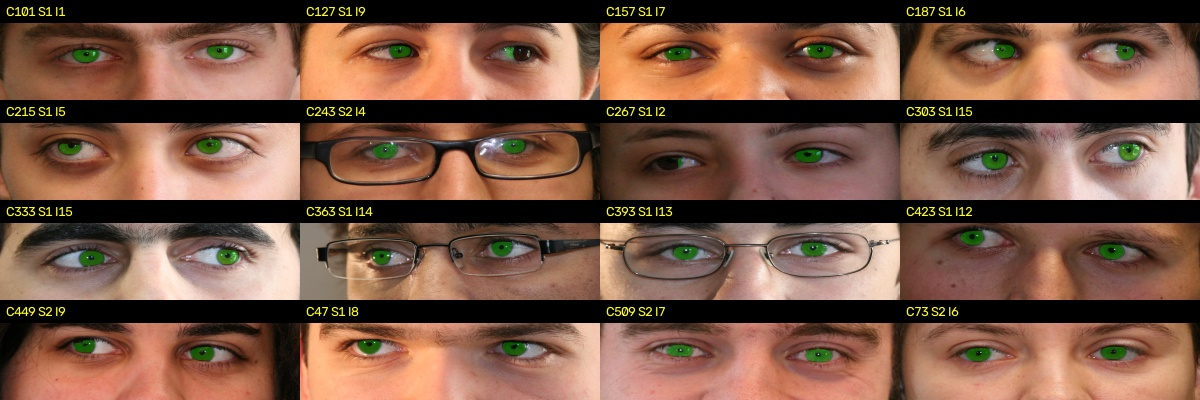
#> input picture reports/contact_sheet.jpg, 1200 x 400 px; its folder holds only this picture in this run
$ python -i iris_region.py   (imports and definitions only)
#> lines starting #> are read from the running program, lines starting #| are printed output that depends on the picture; after the words box and inside, x2 and y2 are one past the last pixel; in counts of white or black regions, pixels touching at a corner belong together
### config.py
import os
from pathlib import Path

# Base Paths
BASE_DIR = Path(__file__).resolve().parent

# Dataset path: environment variable takes precedence, fallback to local project data directories
candidate_paths = [
    Path(os.environ["IRIS_DATASET_DIR"]) if os.environ.get("IRIS_DATASET_DIR") else None,
    BASE_DIR / "data" / "ubipr2" / "both_eyes",
    BASE_DIR / "data" / "both_eyes",
    BASE_DIR / "data",
]
candidate_paths = [p for p in candidate_paths if p is not None and str(p) not in ("", ".")]
DEFAULT_DATASET_DIR = next(
    (p for p in candidate_paths if p.exists() and any(p.glob("*.jpg"))),
    BASE_DIR / "data" / "ubipr2" / "both_eyes"
)
DATASET_DIR = Path(os.environ["IRIS_DATASET_DIR"]) if os.environ.get("IRIS_DATASET_DIR") else DEFAULT_DATASET_DIR

# Output directories
REPORTS_DIR = BASE_DIR / "reports"
ARTIFACTS_DIR = BASE_DIR / "artifacts"
MODELS_DIR = ARTIFACTS_DIR / "models"
TEMPLATES_DIR = ARTIFACTS_DIR / "templates"
OUTPUTS_DIR = BASE_DIR / "outputs"
RESULTS_DIR = OUTPUTS_DIR / "results"
FIGURES_DIR = OUTPUTS_DIR / "figures"
STATIC_DIR = BASE_DIR / "static"
CHARTS_DIR = STATIC_DIR / "charts"

# Ensure runtime directories exist
for p in [REPORTS_DIR, ARTIFACTS_DIR, MODELS_DIR, TEMPLATES_DIR, OUTPUTS_DIR, RESULTS_DIR, FIGURES_DIR, STATIC_DIR, CHARTS_DIR]:
    p.mkdir(parents=True, exist_ok=True)

# Dataset specifications
IGNORE_PATTERNS = {".DS_Store", "Thumbs.db"}
IGNORE_PREFIXES = ("._", ".")
VALID_IMAGE_EXTS = {".jpg", ".jpeg", ".png", ".bmp"}

# UBIPR ground truth mask pixel class mappings
MASK_CLASS_BG_SKIN = 0
MASK_CLASS_IRIS = 85
MASK_CLASS_SCLERA = 170
MASK_CLASS_EYEBROWS = 255

# Normalization standards
NORMALIZED_HEIGHT = 64
NORMALIZED_WIDTH_PER_EYE = 256
NORMALIZED_WIDTH_COMBINED = 512

# Methods & hyperparameter defaults
DEFAULT_RANDOM_SEED = 42
DEFAULT_ENROLLMENT_SIZES = [1, 3, 5, 10]
DEFAULT_KNN_NEIGHBORS = 3
DEFAULT_KNN_METRIC = "euclidean"
DEFAULT_SVM_KERNEL = "linear"
DEFAULT_SVM_C = 1.0

# Gabor Iris Code parameters
GABOR_NUM_FILTERS = 4
GABOR_FREQUENCIES = [0.1, 0.2]

# Flask App Configuration
FLASK_HOST = os.environ.get("IRIS_HOST", "127.0.0.1")
FLASK_PORT = int(os.environ.get("IRIS_PORT", 5000))
MAX_CONTENT_LENGTH = 32 * 1024 * 1024  # 32 MB max upload
SECRET_KEY = os.environ.get("IRIS_SECRET_KEY", "iris-biometric-secret-key-2026")

### src/segmentation/iris_region.py
from dataclasses import dataclass
from typing import List, Optional, Tuple
import cv2
import numpy as np

from config import MASK_CLASS_IRIS


@dataclass
class IrisRegion:
    eye_idx: int
    center: Tuple[float, float]
    radius: float
    bbox: Tuple[int, int, int, int]  # (x, y, w, h)
    patch: np.ndarray
    mask_patch: Optional[np.ndarray] = None


@dataclass
class SegmentationResult:
    success: bool
    regions: List[IrisRegion]
    method: str
    message: str


def _extract_crop_patch(
    img: np.ndarray,
    cx: float,
    cy: float,
    radius: float,
    mask: Optional[np.ndarray] = None
) -> Tuple[np.ndarray, Optional[np.ndarray]]:
    """
    Safely crops a square region centered at (cx, cy) with side = 2 * r_crop.
    Applies boundary reflection/padding if near edges.
    """
    h_img, w_img = img.shape[:2]
    r_crop = int(max(radius * 1.35, 20))
    cx_i, cy_i = int(round(cx)), int(round(cy))

    x1 = cx_i - r_crop
    y1 = cy_i - r_crop
    x2 = cx_i + r_crop
    y2 = cy_i + r_crop

    # Compute padding if crop extends outside image boundaries
    pad_top = max(0, -y1)
    pad_bottom = max(0, y2 - h_img)
    pad_left = max(0, -x1)
    pad_right = max(0, x2 - w_img)

    valid_y1 = max(0, y1)
    valid_y2 = min(h_img, y2)
    valid_x1 = max(0, x1)
    valid_x2 = min(w_img, x2)

    cropped = img[valid_y1:valid_y2, valid_x1:valid_x2]
    if pad_top > 0 or pad_bottom > 0 or pad_left > 0 or pad_right > 0:
        cropped = cv2.copyMakeBorder(
            cropped, pad_top, pad_bottom, pad_left, pad_right,
            cv2.BORDER_REPLICATE
        )

    cropped_mask = None
    if mask is not None:
        m_cropped = mask[valid_y1:valid_y2, valid_x1:valid_x2]
        if pad_top > 0 or pad_bottom > 0 or pad_left > 0 or pad_right > 0:
            m_cropped = cv2.copyMakeBorder(
                m_cropped, pad_top, pad_bottom, pad_left, pad_right,
                cv2.BORDER_CONSTANT, value=0
            )
        cropped_mask = m_cropped

    return cropped, cropped_mask


# [54 lines left out: function segment_iris_from_mask, not called in this run]


def _detect_iris_in_subimage(
    sub_img: np.ndarray,
    x_offset: int = 0
) -> Optional[IrisRegion]:
    """
    Robust iris detector for an ocular subimage (e.g. left or right half of periocular face).
    Focuses on the anatomical eye band to prevent false detections in eyebrows and hair.
    """
    h_sub, w_sub = sub_img.shape[:2]

    # Focus on the anatomical eye band: excludes eyebrows (top 42%) and lower face (bottom 30%)
    # In UBIPr, iris center is strictly within Y in [0.45 * H, 0.65 * H], mean = 0.548 * H
    y1 = int(h_sub * 0.40)
    y2 = int(h_sub * 0.72)
    x1 = int(w_sub * 0.20)
    x2 = int(w_sub * 0.85)

    roi = sub_img[y1:y2, x1:x2]
    gray_roi = cv2.cvtColor(roi, cv2.COLOR_BGR2GRAY) if roi.ndim == 3 else roi
    blurred = cv2.GaussianBlur(gray_roi, (7, 7), 1.5)

    # In UBIPr, iris radius is strictly within [0.075 * H, 0.145 * H], mean = 0.111 * H
    min_r = max(14, int(h_sub * 0.075))
    max_r = max(min_r + 4, int(h_sub * 0.145))

    # Stage 1: Hough Circle Transform with inner pupil brightness verification
    circles = cv2.HoughCircles(
        blurred, cv2.HOUGH_GRADIENT, dp=1.0, minDist=min_r * 2,
        param1=45, param2=18, minRadius=min_r, maxRadius=max_r
    )

    best_c = None
    if circles is not None and len(circles) > 0:
        min_brightness = 999.0
        for c in circles[0]:
            cx_r, cy_r, r = c[0], c[1], c[2]
            # Verify pupil darkness inside inner circle
            mask_disk = np.zeros_like(gray_roi, dtype=np.uint8)
            cv2.circle(mask_disk, (int(cx_r), int(cy_r)), int(max(4, r * 0.4)), 255, -1)
            mean_b = cv2.mean(gray_roi, mask=mask_disk)[0]
            if mean_b < min_brightness:
                min_brightness = mean_b
                best_c = (cx_r, cy_r, r)

    # Stage 2: Dark circular contour search if Hough missed
    if best_c is None:
        p12 = np.percentile(blurred, 12)
        _, dark_thresh = cv2.threshold(blurred, p12, 255, cv2.THRESH_BINARY_INV)
        kernel = cv2.getStructuringElement(cv2.MORPH_ELLIPSE, (5, 5))
        cleaned = cv2.morphologyEx(dark_thresh, cv2.MORPH_OPEN, kernel, iterations=2)
        contours, _ = cv2.findContours(cleaned, cv2.RETR_EXTERNAL, cv2.CHAIN_APPROX_SIMPLE)

        best_score = -1.0
        for cnt in contours:
            area = cv2.contourArea(cnt)
            if area < np.pi * (min_r * 0.4) ** 2:
                continue
            (cx_r, cy_r), r = cv2.minEnclosingCircle(cnt)
            if r < min_r or r > max_r:
                continue
            perimeter = cv2.arcLength(cnt, True)
            if perimeter == 0:
                continue
            circ = 4 * np.pi * (area / (perimeter * perimeter))
            score = circ * area
            if score > best_score:
                best_score = score
                best_c = (cx_r, cy_r, r)

    # Stage 3: Anatomical center fallback
    if best_c is not None:
        cx = best_c[0] + x1
        cy = best_c[1] + y1
        radius = float(best_c[2])
    else:
        cx = (x1 + x2) / 2.0
        cy = (y1 + y2) / 2.0
        radius = float((min_r + max_r) / 2.0)

    patch, _ = _extract_crop_patch(sub_img, cx, cy, radius)

    # Synthesize clean annular iris mask (Class 85: Iris ring; 0: Pupil & Sclera)
    mask_patch = np.zeros(patch.shape[:2], dtype=np.uint8)
    pcx, pcy = patch.shape[1] / 2.0, patch.shape[0] / 2.0
    cv2.circle(mask_patch, (int(pcx), int(pcy)), int(radius), MASK_CLASS_IRIS, -1)
    cv2.circle(mask_patch, (int(pcx), int(pcy)), int(radius * 0.32), 0, -1)  # Exclude pupil

    return IrisRegion(
        eye_idx=0,
        center=(float(cx + x_offset), float(cy)),
        radius=float(radius),
        bbox=(int(cx - radius + x_offset), int(cy - radius), int(2 * radius), int(2 * radius)),
        patch=patch,
        mask_patch=mask_patch
    )


def segment_iris_automated(img: np.ndarray) -> SegmentationResult:
    """
    Automated iris detector for unsegmented raw images.
    Handles both-eyes wide strips as well as single-eye crops.
    """
    h, w = img.shape[:2]
    aspect_ratio = w / h

    regions = []
    if aspect_ratio >= 1.4:
        # Wide periocular strip with both eyes
        mid_x = w // 2
        left_half = img[:, :mid_x]
        right_half = img[:, mid_x:]

        r1 = _detect_iris_in_subimage(left_half, x_offset=0)
        if r1:
            r1.eye_idx = 0
            regions.append(r1)

        r2 = _detect_iris_in_subimage(right_half, x_offset=mid_x)
        if r2:
            r2.eye_idx = 1
            regions.append(r2)
    else:
        # Single eye crop
        r = _detect_iris_in_subimage(img, x_offset=0)
        if r:
            r.eye_idx = 0
            regions.append(r)

    if not regions:
        # Fallback to center crops
        r_est = float(min(h, w // 4) * 0.28)
        patch1, _ = _extract_crop_patch(img, w * 0.28, h * 0.52, r_est)
        m1 = np.full(patch1.shape[:2], MASK_CLASS_IRIS, dtype=np.uint8)
        regions.append(IrisRegion(
            eye_idx=0, center=(w * 0.28, h * 0.52), radius=r_est,
            bbox=(int(w * 0.28 - r_est), int(h * 0.52 - r_est), int(2 * r_est), int(2 * r_est)),
            patch=patch1, mask_patch=m1
        ))
        patch2, _ = _extract_crop_patch(img, w * 0.72, h * 0.52, r_est)
        m2 = np.full(patch2.shape[:2], MASK_CLASS_IRIS, dtype=np.uint8)
        regions.append(IrisRegion(
            eye_idx=1, center=(w * 0.72, h * 0.52), radius=r_est,
            bbox=(int(w * 0.72 - r_est), int(h * 0.52 - r_est), int(2 * r_est), int(2 * r_est)),
            patch=patch2, mask_patch=m2
        ))

    return SegmentationResult(
        success=True,
        regions=regions,
        method="automated_detector",
        message=f"Automated segmentation located {len(regions)} eye region(s)."
    )


def segment_iris(
    img: np.ndarray,
    mask: Optional[np.ndarray] = None
) -> SegmentationResult:
    """
    Main segmentation entry point. If mask is provided, uses ground truth segmentation;
    otherwise executes automated detector.
    """
    if mask is not None and np.any(mask == MASK_CLASS_IRIS):
        return segment_iris_from_mask(img, mask)
    return segment_iris_automated(img)

>>> import cv2
>>> picture = cv2.imread('../../reports/contact_sheet.jpg')
#> picture is the input picture: shape (400, 1200, 3); mean B, G, R 68.7, 85.8, 119.4
>>> result = segment_iris(picture)
#> in _detect_iris_in_subimage, `blurred = cv2.GaussianBlur(gray_roi, (7, 7), 1.5)`:
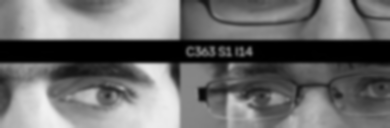
#> blurred: shape (128, 390); min 0, max 241, mean 109.3
#> in _detect_iris_in_subimage, `circles = cv2.HoughCircles( blurred, cv2.HOUGH_GRADIENT, dp=1.0, minDi..`: circles = [[330.5, 44.5, 46.3], [268.5, 66.5, 46.3], [90.5, 80.5, 46.3], [267.5, 126.5, 34.3]]
#> the loop in _detect_iris_in_subimage, `for c in circles[0]:` made 4 passes
#> (cx_r, cy_r, r, mean_b, min_brightness) on passes 1 to 2: (330.5, 44.5, 46.3, 54.16, 54.16), (268.5, 66.5, 46.3, 30.87, 30.87)
#> (cx_r, cy_r, r, mean_b) on passes 3 to 4: (90.5, 80.5, 46.3, 79.07), (267.5, 126.5, 34.3, 108.9)
#> after the loop in _detect_iris_in_subimage, `for c in circles[0]:`:
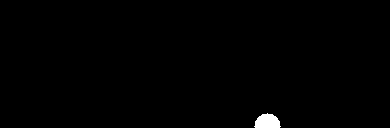
#> mask_disk: shape (128, 390); 0.61% white; 1 white region, box (x1, y1, x2, y2) and area: (254, 113, 281, 128) 303
#> after the loop in _detect_iris_in_subimage, `for c in circles[0]:`: min_brightness = 30.87
#> in _detect_iris_in_subimage, `cx = best_c[0] + x1`: cx = 388.5
#> in _detect_iris_in_subimage, `cy = best_c[1] + y1`: cy = 226.5
#> in _detect_iris_in_subimage, `radius = float(best_c[2])`: radius = 46.3
#> in _extract_crop_patch, `r_crop = int(max(radius * 1.35, 20))`: r_crop = 62
#> in _extract_crop_patch, `cx_i, cy_i = int(round(cx)), int(round(cy))`: cx_i = 388; cy_i = 226
#> in _extract_crop_patch, `x1 = cx_i - r_crop`: x1 = 326
#> in _extract_crop_patch, `y1 = cy_i - r_crop`: y1 = 164
#> in _extract_crop_patch, `x2 = cx_i + r_crop`: x2 = 450
#> in _extract_crop_patch, `y2 = cy_i + r_crop`: y2 = 288
#> in _extract_crop_patch, `pad_top = max(0, -y1)`: pad_top = 0
#> in _extract_crop_patch, `valid_y1 = max(0, y1)`: valid_y1 = 164
#> in _extract_crop_patch, `valid_y2 = min(h_img, y2)`: valid_y2 = 288
#> in _extract_crop_patch, `valid_x1 = max(0, x1)`: valid_x1 = 326
#> in _extract_crop_patch, `valid_x2 = min(w_img, x2)`: valid_x2 = 450
#> in _detect_iris_in_subimage, `cv2.circle(mask_patch, (int(pcx), int(pcy)), int(radius), MASK_CLASS_I..`: mask_patch: shape (124, 124); values 0 (black) and 85 (white), 43.1% white; 1 white region, box (x1, y1, x2, y2) and area: (16, 16, 109, 109) 6625
#> in _detect_iris_in_subimage, `cv2.circle(mask_patch, (int(pcx), int(pcy)), int(radius * 0.32), 0, -1)`: mask_patch: shape (124, 124); values 0 (black) and 85 (white), 39.1% white; 1 white region, box (x1, y1, x2, y2) and area: (16, 16, 109, 109) 6012
#> call 2 of _detect_iris_in_subimage, with x_offset = 600
#> in _detect_iris_in_subimage (call 2), `roi = sub_img[y1:y2, x1:x2]`:
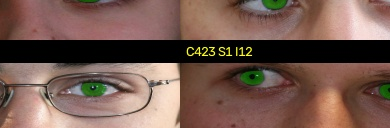
#> roi: shape (128, 390, 3); mean B, G, R 79.4, 89.3, 116.5
#> in _detect_iris_in_subimage (call 2), `blurred = cv2.GaussianBlur(gray_roi, (7, 7), 1.5)`:
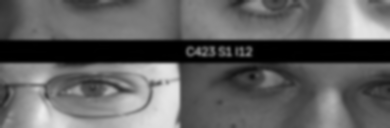
#> blurred: shape (128, 390); min 0, max 234, mean 96.3
#> in _detect_iris_in_subimage (call 2), `circles = cv2.HoughCircles( blurred, cv2.HOUGH_GRADIENT, dp=1.0, minDi..`: circles = [[89.5, 63.5, 52], [263.5, 55.5, 42.1]]
#> the loop in _detect_iris_in_subimage (call 2), `for c in circles[0]:` made 2 passes
#> (cx_r, cy_r, r, mean_b, min_brightness) on passes 1 to 2: (89.5, 63.5, 52, 49.45, 49.45), (263.5, 55.5, 42.1, 14.88, 14.88)
#> after the loop in _detect_iris_in_subimage (call 2), `for c in circles[0]:`:
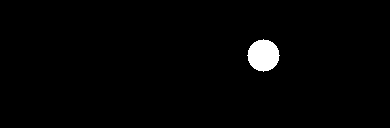
#> mask_disk: shape (128, 390); 1.6% white; 1 white region, box (x1, y1, x2, y2) and area: (247, 39, 280, 72) 797
#> after the loop in _detect_iris_in_subimage (call 2), `for c in circles[0]:`: min_brightness = 14.88
#> in _detect_iris_in_subimage (call 2), `cx = best_c[0] + x1`: cx = 383.5
#> in _detect_iris_in_subimage (call 2), `cy = best_c[1] + y1`: cy = 215.5
#> in _detect_iris_in_subimage (call 2), `radius = float(best_c[2])`: radius = 42.1
#> call 2 of _extract_crop_patch, with cx = 383.5, cy = 215.5, radius = 42.1
#> in _extract_crop_patch (call 2), `r_crop = int(max(radius * 1.35, 20))`: r_crop = 56
#> in _extract_crop_patch (call 2), `cx_i, cy_i = int(round(cx)), int(round(cy))`: cx_i = 384; cy_i = 216
#> in _extract_crop_patch (call 2), `x1 = cx_i - r_crop`: x1 = 328
#> in _extract_crop_patch (call 2), `y1 = cy_i - r_crop`: y1 = 160
#> in _extract_crop_patch (call 2), `x2 = cx_i + r_crop`: x2 = 440
#> in _extract_crop_patch (call 2), `y2 = cy_i + r_crop`: y2 = 272
#> in _extract_crop_patch (call 2), `valid_y1 = max(0, y1)`: valid_y1 = 160
#> in _extract_crop_patch (call 2), `valid_y2 = min(h_img, y2)`: valid_y2 = 272
#> in _extract_crop_patch (call 2), `valid_x1 = max(0, x1)`: valid_x1 = 328
#> in _extract_crop_patch (call 2), `valid_x2 = min(w_img, x2)`: valid_x2 = 440
#> in _extract_crop_patch (call 2), `cropped = img[valid_y1:valid_y2, valid_x1:valid_x2]`:
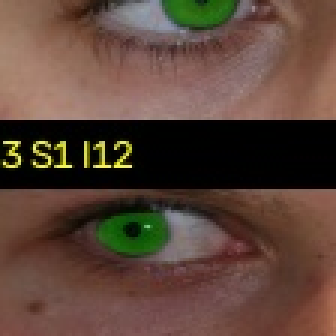
#> cropped: shape (112, 112, 3) (shown 3 times larger); mean B, G, R 56.6, 68.3, 91.5
#> in _detect_iris_in_subimage (call 2), `cv2.circle(mask_patch, (int(pcx), int(pcy)), int(radius), MASK_CLASS_I..`: mask_patch: shape (112, 112); values 0 (black) and 85 (white), 44% white; 1 white region, box (x1, y1, x2, y2) and area: (14, 14, 99, 99) 5525
#> in _detect_iris_in_subimage (call 2), `cv2.circle(mask_patch, (int(pcx), int(pcy)), int(radius * 0.32), 0, -1)`:
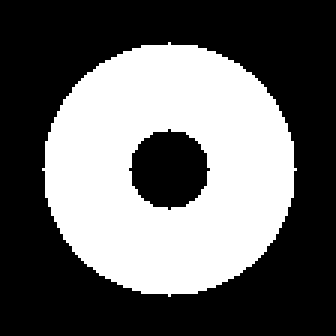
#> mask_patch: shape (112, 112) (shown 3 times larger); values 0 (black) and 85 (white), 39.8% white; 1 white region, box (x1, y1, x2, y2) and area: (14, 14, 99, 99) 4996
